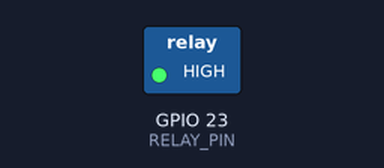
Recording of a sketch running on a simulated ESP32. Shown: switched loads named in the sketch (green lamp = pin HIGH). What the sketch prints to the serial monitor is not drawn.

Above: at 1.0 s.
At 3.0 s:
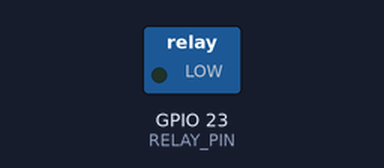
Timing chart, 0 to 5.2 s (numbered marks = the images above):
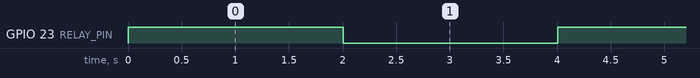

The sketch:

relay_test.ino
```cpp
#define RELAY_PIN 23

void setup() {
  Serial.begin(115200);
  pinMode(RELAY_PIN, OUTPUT);
  digitalWrite(RELAY_PIN, LOW);  // 初始关闭

  Serial.println("=== 继电器 + LED 测试 ===");
  Serial.println("继电器会在开关之间循环，听声音！");
}

void loop() {
  // 继电器吸合（LED 亮）
  digitalWrite(RELAY_PIN, HIGH);
  Serial.println("继电器 ON  | LED 亮  (会听到'咔'一声)");
  delay(2000);

  // 继电器断开（LED 灭）
  digitalWrite(RELAY_PIN, LOW);
  Serial.println("继电器 OFF | LED 灭");
  delay(2000);
}
```

Measured:
- by itself, GPIO 23 (RELAY_PIN): alternates HIGH for 2.0 s and LOW for 2.0 s
